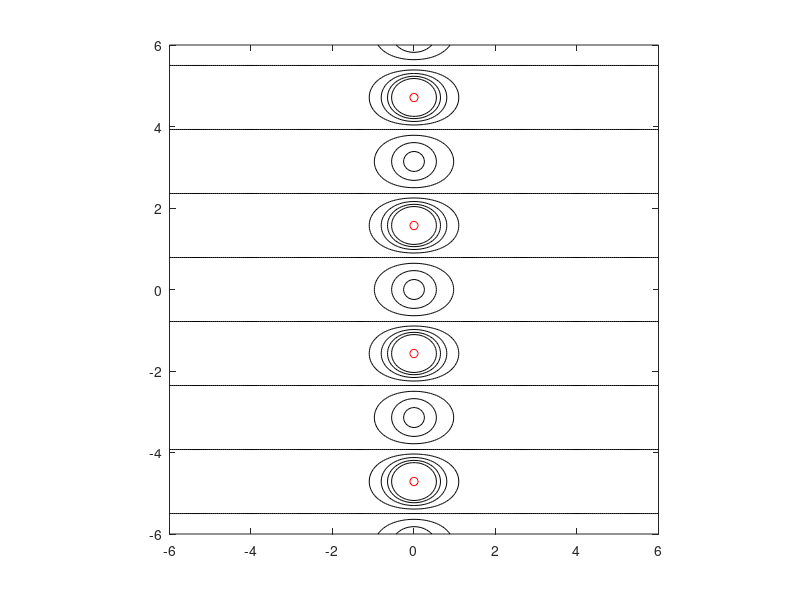

Recreate this plot in MATLAB. (Note: this script raises an error after producing the figure.)
%% Analytic continuation via rational approximation
% Nick Trefethen, March 2013

%%
% (Chebfun example complex/AnalyticContinuation.m)
% [Tags: #RATINTERP, #analytic continuation, #poles, #rational function]

%%
% Suppose we have an analytic function on $[-1,1]$, like
f = @(z) tanh(z);

%%
% In principle, $f$ can be analytically continued to a larger domain in the
% complex plane that includes a neighborhood of $[-1,1]$.  In practice,
% computing such an analytic continuation is a notoriously ill-posed problem.

%%
% Now of course for this function, we know what the analytic continuation should
% look like.  Here is a picture of level curves of $|f(z)|$ in the complex
% plane:
x = -6:.05:6; y = -6:.05:6; [xx, yy] = meshgrid(x,y);
zz = xx+1i*yy; ff = f(zz);
lev1 = .25:.25:2; lev2 = 10.^(1:2:19);
hold off, contour(x,y,abs(ff),lev1,'k')
hold on, contour(x,y,abs(ff),lev2,'r')
axis(6*[-1 1 -1 1]), axis square
%%
% Now, how might we calculate some of this structure based on the values of $f$
% on $[-1,1]$? One idea would be to use polynomials.  The chebfun for $f$ is a
% polynomial $p$ that matches $f$ to about 16 digits:
z = chebfun('z');
p = f(z);
length(p)

%%
% As is discussed in Chapter 8 of [1], one can expect $p$ to approximate $f$
% roughly within the Chebfun ellipse for $f$, which is approximately the
% smallest Bernstein ellipse around $[-1,1]$ passing through a singularity of
% $f$:
hold off, chebellipseplot(p), axis(6*[-1 1 -1 1]), axis square

%%
% To confirm this prediction, here is a contour plot of the absolute value
% $|p(z)|$ in the complex plane, following Chapter 28 of [1].  Inside the
% Chebfun ellipse it matches $|\tanh(z)|$ beautifully, but outside it bears no
% relation.  The zeros of $p$ line up along the boundary curve, illustrating a
% theorem of Walsh discussed in Chapter 18 of [1].
pp = p(zz);
hold off, contour(x,y,abs(pp),lev1,'k')
hold on, contour(x,y,abs(pp),lev2,'r')
chebellipseplot(p), axis(6*[-1 1 -1 1]), axis square

%%
% How can we compute $f$ further out in the complex plane?  The classic idea is
% to use rational approximations.  Suppose we use the Chebfun RATINTERP command
% to compute a type (7,8) rational approximation to $f$ based on rational
% interpolation in Chebyshev points in $[-1,1]$:
[p,q,r,mu,nu,poles] = ratinterp(f,7,8);
rr = r(zz);
hold off, contour(x,y,abs(rr),lev1,'k')
hold on, contour(x,y,abs(rr),lev2,'r')
axis(6*[-1 1 -1 1]), axis square

%%
% The rational function has evidently done a far better job of analytic
% continuation than the polynomial.  (Admittedly, the choice of the parameters
% (7,8) is something of an art.) Here are the first eight exact poles of $f$
% compared with those of $r$:
format long
exact = 0.5i*pi*(-7:2:7)';
disp('   Exact     rational approx')
disp([sort(exact) sort(poles)])

%%
% For much more on these matters, see [1], [2] and [3].  

%% References
%
% 1. L. N. Trefethen, Approximation Theory and Approximation Practice,
%    SIAM, 2013.
%
% 2. M. Webb, Computing complex singularities of differential
%    equations with Chebfun, SIAM Undergraduate Research Online, to appear.
%
% 3. M. Webb, L. N. Trefethen, and P. Gonnet, Stability of barycentric
%    interpolatin formulas for extrapolation, SIAM J. Sci. Comput., 2012

